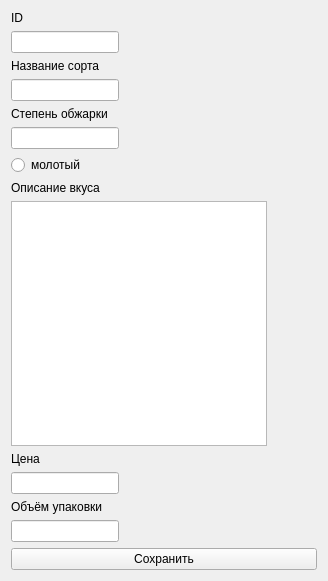
<?xml version="1.0" encoding="UTF-8"?>
<ui version="4.0">
 <class>Form</class>
 <widget class="QWidget" name="Form">
  <property name="geometry">
   <rect>
    <x>0</x>
    <y>0</y>
    <width>328</width>
    <height>581</height>
   </rect>
  </property>
  <property name="windowTitle">
   <string>Новый сорт</string>
  </property>
  <layout class="QFormLayout" name="formLayout">
   <item row="0" column="0">
    <widget class="QLabel" name="label">
     <property name="text">
      <string>ID</string>
     </property>
    </widget>
   </item>
   <item row="1" column="0">
    <widget class="QLineEdit" name="id"/>
   </item>
   <item row="2" column="0">
    <widget class="QLabel" name="label_2">
     <property name="text">
      <string>Название сорта</string>
     </property>
    </widget>
   </item>
   <item row="3" column="0">
    <widget class="QLineEdit" name="title"/>
   </item>
   <item row="4" column="0">
    <widget class="QLabel" name="label_3">
     <property name="text">
      <string>Степень обжарки</string>
     </property>
    </widget>
   </item>
   <item row="5" column="0">
    <widget class="QLineEdit" name="roasting"/>
   </item>
   <item row="6" column="0">
    <widget class="QRadioButton" name="is_ground">
     <property name="text">
      <string>молотый</string>
     </property>
    </widget>
   </item>
   <item row="7" column="0">
    <widget class="QLabel" name="label_4">
     <property name="text">
      <string>Описание вкуса</string>
     </property>
    </widget>
   </item>
   <item row="8" column="0">
    <widget class="QPlainTextEdit" name="description"/>
   </item>
   <item row="9" column="0">
    <widget class="QLabel" name="label_5">
     <property name="text">
      <string>Цена</string>
     </property>
    </widget>
   </item>
   <item row="10" column="0">
    <widget class="QLineEdit" name="price"/>
   </item>
   <item row="11" column="0">
    <widget class="QLabel" name="label_6">
     <property name="text">
      <string>Объём упаковки</string>
     </property>
    </widget>
   </item>
   <item row="12" column="0">
    <widget class="QLineEdit" name="volume"/>
   </item>
   <item row="13" column="0" colspan="2">
    <widget class="QPushButton" name="saveButton">
     <property name="text">
      <string>Сохранить</string>
     </property>
    </widget>
   </item>
  </layout>
 </widget>
 <resources/>
 <connections/>
</ui>
